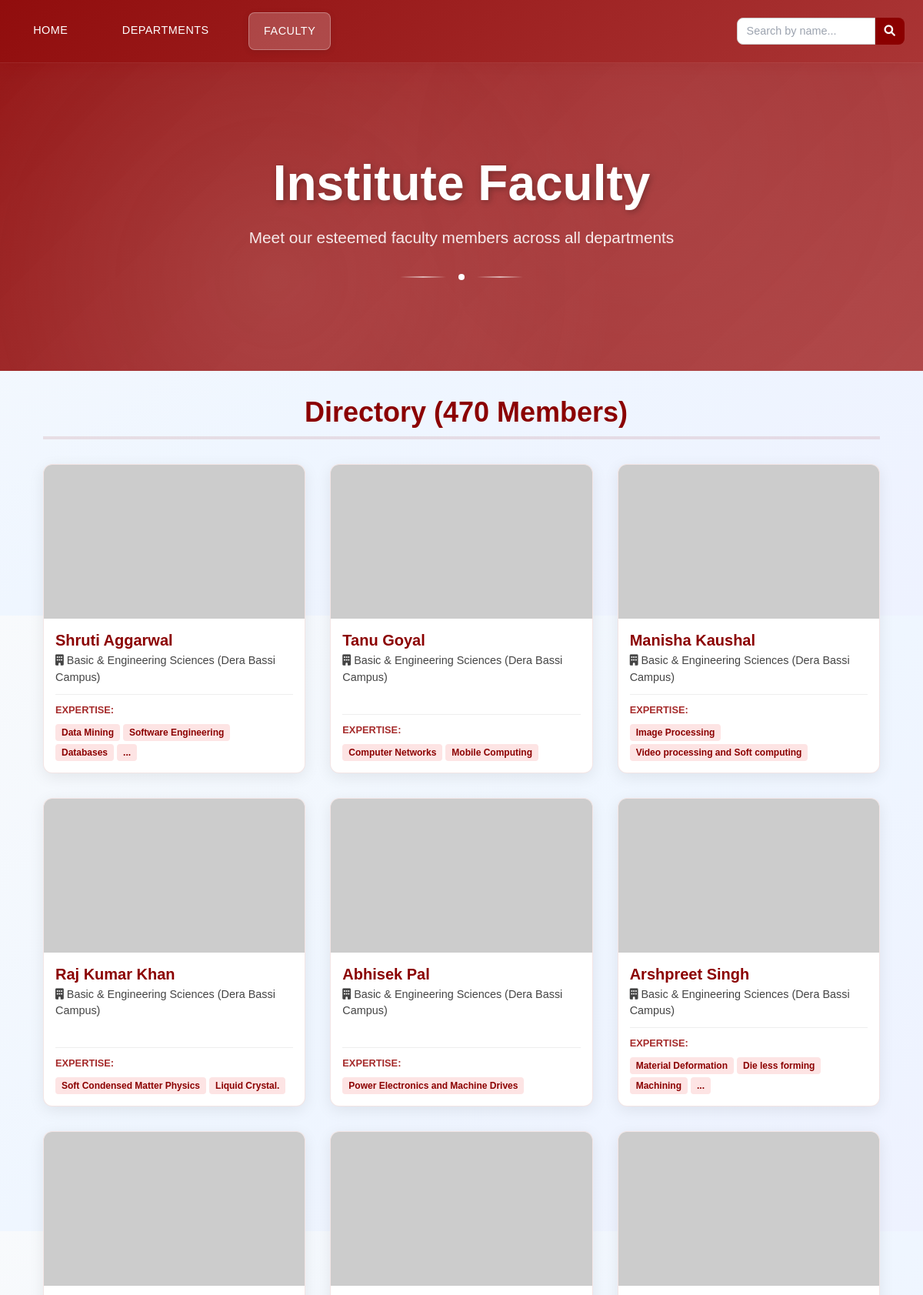
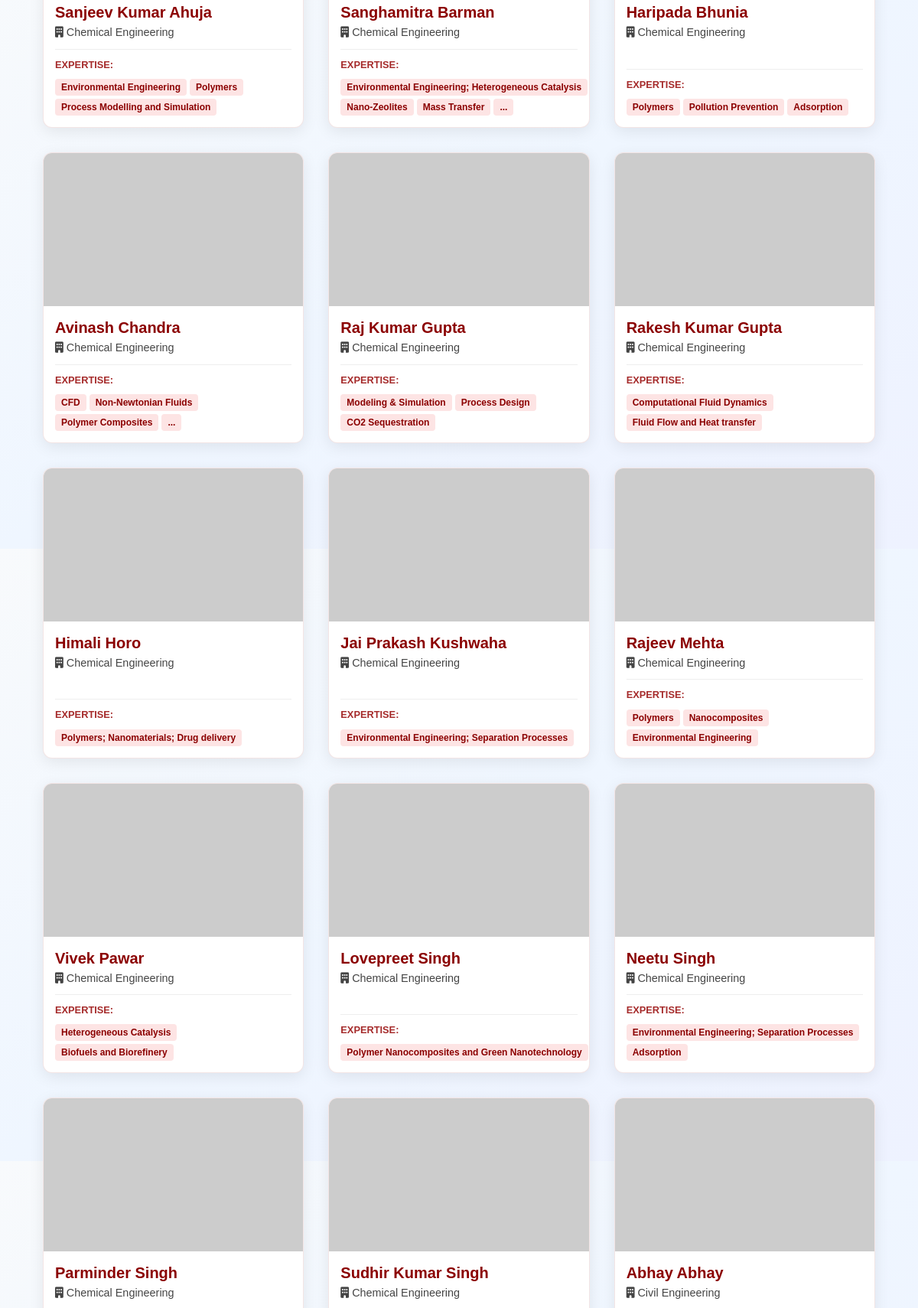
Screenshot of /faculty-member.php (upper part) with the database file from the repository (2 pictures, top to bottom).
### tables this page shows
CREATE TABLE `faculty` (
  `faculty_id` int(11) NOT NULL,
  `first_name` varchar(50) DEFAULT NULL,
  `last_name` varchar(50) DEFAULT NULL,
  `department_id` int(11) DEFAULT NULL,
  `department` varchar(150) DEFAULT NULL,
  `email` varchar(150) DEFAULT NULL,
  `password` varchar(255) NOT NULL,
  `expertise` text DEFAULT NULL,
  `is_guide` tinyint(1) DEFAULT NULL,
  `svh_start_time` varchar(20) NOT NULL,
  `svh_end_time` varchar(20) NOT NULL,
  `Image` varchar(75) NOT NULL
);

### faculty-member.php (the view, shortened to what this page needs)
<?php
require_once 'db.php';
function e($s) {
    return htmlspecialchars($s ?? '', ENT_QUOTES | ENT_SUBSTITUTE, 'UTF-8');
}
$searchName = filter_input(INPUT_GET, 'search_name', FILTER_SANITIZE_STRING);
$searchCondition = '';
$searchParams = [];
$sql = "
    SELECT
        F.faculty_id, F.first_name, F.last_name, F.email, F.expertise, F.Image, F.department
    FROM Faculty F
    {$searchCondition}
    ORDER BY F.department ASC, F.last_name ASC
";
$stmt = $pdo->prepare($sql);
$stmt->execute($searchParams);
$facultyList = $stmt->fetchAll(PDO::FETCH_ASSOC);
$resultCount = count($facultyList);
?>
<!DOCTYPE html>
<html lang="en">
<head>
  <link href="https://cdn.jsdelivr.net/npm/bootstrap@5.3.2/dist/css/bootstrap.min.css" rel="stylesheet">
  <script src="https://cdn.tailwindcss.com"></script>
  <link rel="stylesheet" href="styles.css">
  <link href="https://cdnjs.cloudflare.com/ajax/libs/font-awesome/6.0.0/css/all.min.css" rel="stylesheet">
  <link href="https://unpkg.com/aos@2.3.1/dist/aos.css" rel="stylesheet">
</head>
<body class="faculty-page-body bg-gradient-to-br from-slate-50 via-blue-50 to-indigo-50">
  <nav class="creative-nav">
    <div class="max-w-7xl mx-auto px-4">
      <div class="flex justify-between items-center py-3 flex-wrap">
        <div class="flex space-x-8">
          <a href="index.php" class="nav-item">HOME</a>
          <a href="department.php" class="nav-item">DEPARTMENTS</a>
          <a href="faculty-member.php" class="nav-item active">FACULTY</a>
        </div>
        <div class="search-form-container">
            <form method="GET" action="faculty-member.php" class="flex">
                <input
                    type="search"
                    name="search_name"
                    placeholder="Search by name..."
                    class="search-input"
                    value="<?php echo e($searchName); ?>"
                >
                <button type="submit" class="search-button">
                    <i class="fas fa-search"></i>
                </button>
            </form>
        </div>
      </div>
    </div>
  </nav>
  <section class="hero-section">
    <div class="hero-content">
      <h1 class="hero-title">Institute Faculty</h1>
      <p class="hero-subtitle">Meet our esteemed faculty members across all departments</p>
      <div class="hero-decoration">
        <div class="decoration-line"></div>
        <div class="decoration-dot"></div>
        <div class="decoration-line"></div>
      </div>
    </div>
  </section>
  <section class="main-content py-8">
    <div class="max-w-7xl mx-auto px-4">
      <h2 class="section-title" data-aos="fade-up">
        <i class="fas fa-users-viewfinder"></i> Directory (<?php echo $resultCount; ?> Members)
      </h2>
      <div class="faculty-grid" id="facultyGrid">
        <?php if (empty($facultyList)): ?>
          <div class="text-center text-muted py-8 col-span-full">
            No faculty members were found matching your search criteria.
          </div>
        <?php else: ?>
          <?php foreach ($facultyList as $faculty):
            $fullName = e($faculty['first_name']) . ' ' . e($faculty['last_name']);
            $imageUrl = $faculty['Image'] ?: 'https://placehold.co/400x300/8B0000/ffffff?text=' . urlencode('No%20Image');
          ?>
            <a href="book-appointment.php?id=<?php echo e($faculty['faculty_id']); ?>" class="faculty-grid-card" data-aos="fade-up" data-aos-delay="100">
                <div class="grid-image-container">
                    <img src="<?php echo $imageUrl; ?>" alt="<?php echo $fullName; ?>" class="grid-image" onerror="this.onerror=null;this.src='https://placehold.co/400x300/CCCCCC/333333?text=Image%20Missing';">
                </div>
                <div class="grid-info">
                    <h3><?php echo $fullName; ?></h3>
                    <div class="department-name">
                        <i class="fas fa-building me-1"></i><?php echo e($faculty['department']); ?>
                    </div>
                    <div class="expertise-section mt-auto">
                        <div class="expertise-title">Expertise:</div>
                        <div>
                            <?php
                            $expertiseList = explode(',', $faculty['expertise']);
                            $count = 0;
                            $displayed_expertises = [];
                            foreach($expertiseList as $exp) {
                                $exp = trim($exp);
                                if ($exp && $count < 3) {
                                    $displayed_expertises[] = e($exp);
                                    $count++;
                                }
                            }
                            echo implode('', array_map(fn($exp) => '<span class="expertise-pill">' . $exp . '</span>', $displayed_expertises));
                            if (count($expertiseList) > 3) {
                                echo '<span class="expertise-pill">...</span>';
                            } elseif (empty($displayed_expertises)) {
                                echo '<span class="text-muted text-sm">N/A</span>';
                            }
                            ?>
                        </div>
                    </div>
                </div>
            </a>
          <?php endforeach; ?>
        <?php endif; ?>
      </div>
    </div>
  </section>
</body>
</html>

### styles.css (style rules this page uses)
* { margin: 0; padding: 0; box-sizing: border-box; }
body { font-family: 'Poppins', -apple-system, BlinkMacSystemFont, 'Segoe UI', Roboto, sans-serif; background: linear-gradient(135deg, #f8fafc 0%, #e0e7ef 50%, #f0f4f8 100%); color: #2d3748; line-height: 1.6; overflow-x: hidden; position: relative; min-height: 100vh; }
.creative-nav { background: linear-gradient(135deg, rgba(139, 0, 0, 0.95) 0%, rgba(165, 42, 42, 0.95) 100%); backdrop-filter: blur(10px); border-bottom: 1px solid rgba(255, 255, 255, 0.1); box-shadow: 0 4px 20px rgba(139, 0, 0, 0.2); position: relative; overflow: hidden; }
.creative-nav::before { content: ''; position: absolute; top: 0; left: -100%; width: 100%; height: 100%; background: linear-gradient(90deg, transparent, rgba(255, 255, 255, 0.1), transparent); animation: navShimmer 8s infinite; }
.nav-item { color: white; text-decoration: none; font-weight: 500; font-size: 0.9rem; padding: 0.8rem 1.2rem; border-radius: 8px; transition: all 0.3s cubic-bezier(0.4, 0, 0.2, 1); position: relative; overflow: hidden; letter-spacing: 0.5px; white-space: nowrap; flex-shrink: 0; }
.nav-item::before { content: ''; position: absolute; top: 0; left: -100%; width: 100%; height: 100%; background: linear-gradient(90deg, transparent, rgba(255, 255, 255, 0.2), transparent); transition: left 0.5s ease; }
.nav-item.active { background: rgba(255, 255, 255, 0.2); border: 1px solid rgba(255, 255, 255, 0.3); box-shadow: 0 2px 8px rgba(0, 0, 0, 0.1); }
.hero-section { position: relative; height: 400px; background: linear-gradient(135deg, rgba(139, 0, 0, 0.9) 0%, rgba(165, 42, 42, 0.85) 100%); display: flex; align-items: center; justify-content: center; overflow: hidden; }
.hero-section::before { content: ''; position: absolute; top: 0; left: 0; right: 0; bottom: 0; background: radial-gradient(circle at 30% 70%, rgba(255, 255, 255, 0.1) 0%, transparent 50%), radial-gradient(circle at 70% 30%, rgba(255, 255, 255, 0.05) 0%, transparent 50%); animation: heroGlow 10s ease-in-out infinite; }
.hero-content { text-align: center; color: white; z-index: 2; position: relative; }
.hero-title { font-size: 4rem; font-weight: 800; margin-bottom: 1rem; text-shadow: 2px 2px 8px rgba(0, 0, 0, 0.3); animation: titleFloat 6s ease-in-out infinite; }
.hero-subtitle { font-size: 1.3rem; font-weight: 400; opacity: 0.9; margin-bottom: 2rem; animation: fadeInUp 1s ease-out 0.5s both; }
.hero-decoration { display: flex; align-items: center; justify-content: center; gap: 1rem; margin-top: 2rem; }
.decoration-line { width: 60px; height: 2px; background: linear-gradient(90deg, transparent, rgba(255, 255, 255, 0.6), transparent); animation: lineGlow 3s ease-in-out infinite; }
.decoration-dot { width: 8px; height: 8px; background: white; border-radius: 50%; animation: dotPulse 2s ease-in-out infinite; }
.main-content { padding: 4rem 2rem; max-width: 1200px; margin: 0 auto; width: 100%; }
.section-title { font-size: 2.5rem; font-weight: 700; color: #8B0000; margin-bottom: 3rem; display: flex; align-items: center; justify-content: center; gap: 1rem; }
[data-aos] { opacity: 0; transform: translateY(30px); transition: all 0.6s ease; }
[data-aos].aos-animate { opacity: 1; transform: translateY(0); }

### rows the page displays
faculty: fullName "Shruti Aggarwal", department "Basic & Engineering Sciences (Dera Bassi Campus)", displayed_expertises "Data Mining Software Engineering Databases"
faculty: fullName "Tanu Goyal", department "Basic & Engineering Sciences (Dera Bassi Campus)", expertise "Computer Networks Mobile Computing"
faculty: fullName "Manisha Kaushal", department "Basic & Engineering Sciences (Dera Bassi Campus)", expertise "Image Processing Video processing and Soft computing"
faculty: fullName "Raj Kumar Khan", department "Basic & Engineering Sciences (Dera Bassi Campus)", expertise "Soft Condensed Matter Physics Liquid Crystal."
faculty: fullName "Abhisek Pal", department "Basic & Engineering Sciences (Dera Bassi Campus)", expertise "Power Electronics and Machine Drives"
faculty: fullName "Arshpreet Singh", department "Basic & Engineering Sciences (Dera Bassi Campus)", displayed_expertises "Material Deformation Die less forming Machining"
faculty: fullName "Sanjeev Kumar Ahuja", department "Chemical Engineering", expertise "Environmental Engineering Polymers Process Modelling and Simulation"
faculty: fullName "Sanghamitra Barman", department "Chemical Engineering", displayed_expertises "Environmental Engineering; Heterogeneous Catalysis Nano-Zeolites Mass Transfer"
faculty: fullName "Haripada Bhunia", department "Chemical Engineering", expertise "Polymers Pollution Prevention Adsorption"
faculty: fullName "Avinash Chandra", department "Chemical Engineering", displayed_expertises "CFD Non-Newtonian Fluids Polymer Composites"
faculty: fullName "Raj Kumar Gupta", department "Chemical Engineering", expertise "Modeling & Simulation Process Design CO2 Sequestration"
faculty: fullName "Rakesh Kumar Gupta", department "Chemical Engineering", expertise "Computational Fluid Dynamics Fluid Flow and Heat transfer"
faculty: fullName "Himali Horo", department "Chemical Engineering", expertise "Polymers; Nanomaterials; Drug delivery"
faculty: fullName "Jai Prakash Kushwaha", department "Chemical Engineering", expertise "Environmental Engineering; Separation Processes"
faculty: fullName "Rajeev Mehta", department "Chemical Engineering", expertise "Polymers Nanocomposites Environmental Engineering"
faculty: fullName "Vivek Pawar", department "Chemical Engineering", expertise "Heterogeneous Catalysis Biofuels and Biorefinery"
faculty: fullName "Lovepreet Singh", department "Chemical Engineering", expertise "Polymer Nanocomposites and Green Nanotechnology"
faculty: fullName "Neetu Singh", department "Chemical Engineering", expertise "Environmental Engineering; Separation Processes Adsorption"
faculty: fullName "Parminder Singh", department "Chemical Engineering"
faculty: fullName "Sudhir Kumar Singh", department "Chemical Engineering"
faculty: fullName "Abhay Abhay", department "Civil Engineering"

### other values shown
$resultCount "470"
